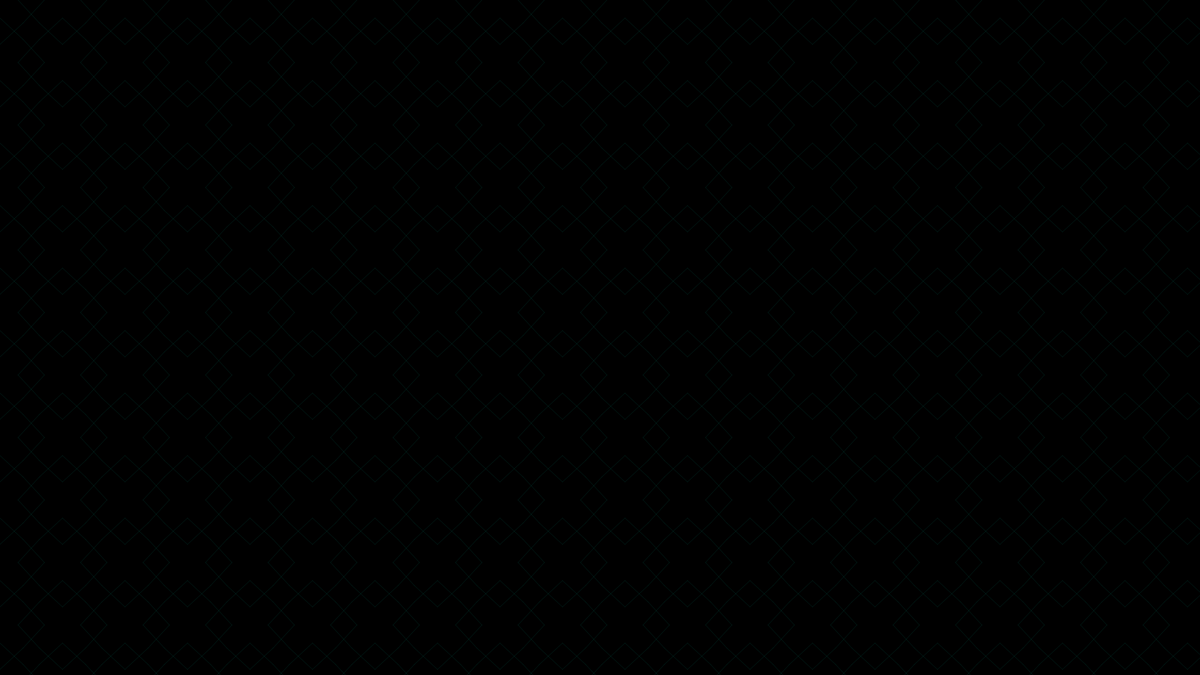
Frame 1 (no input)
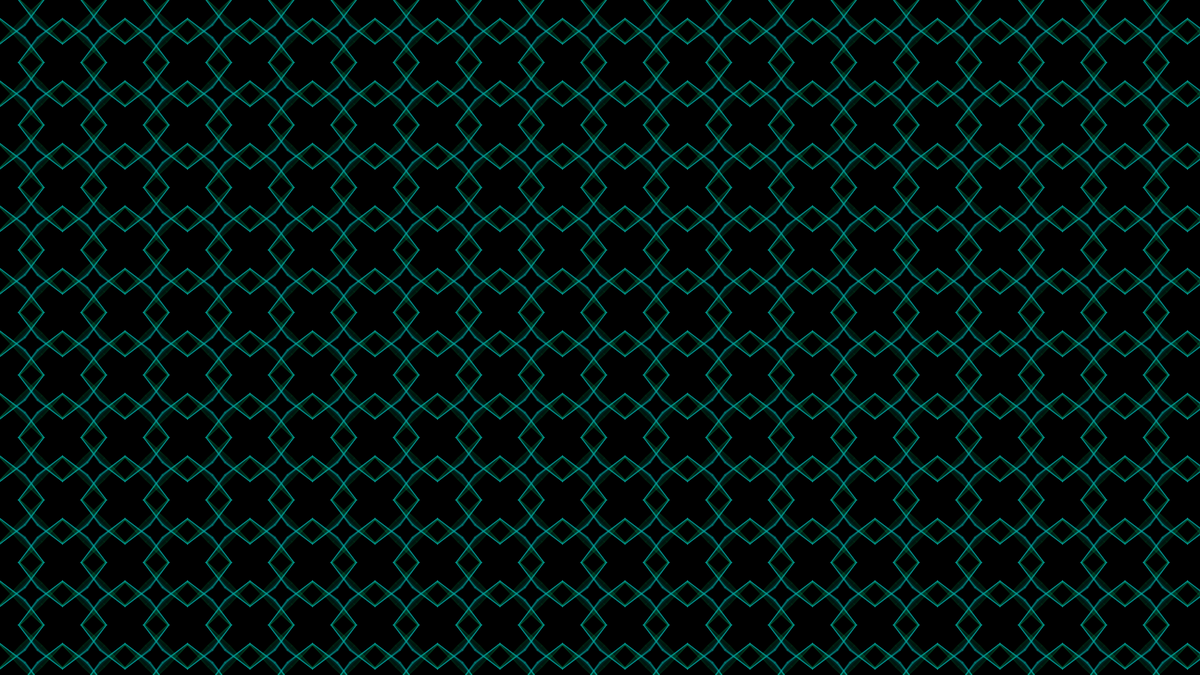
Frame 60 (no input)
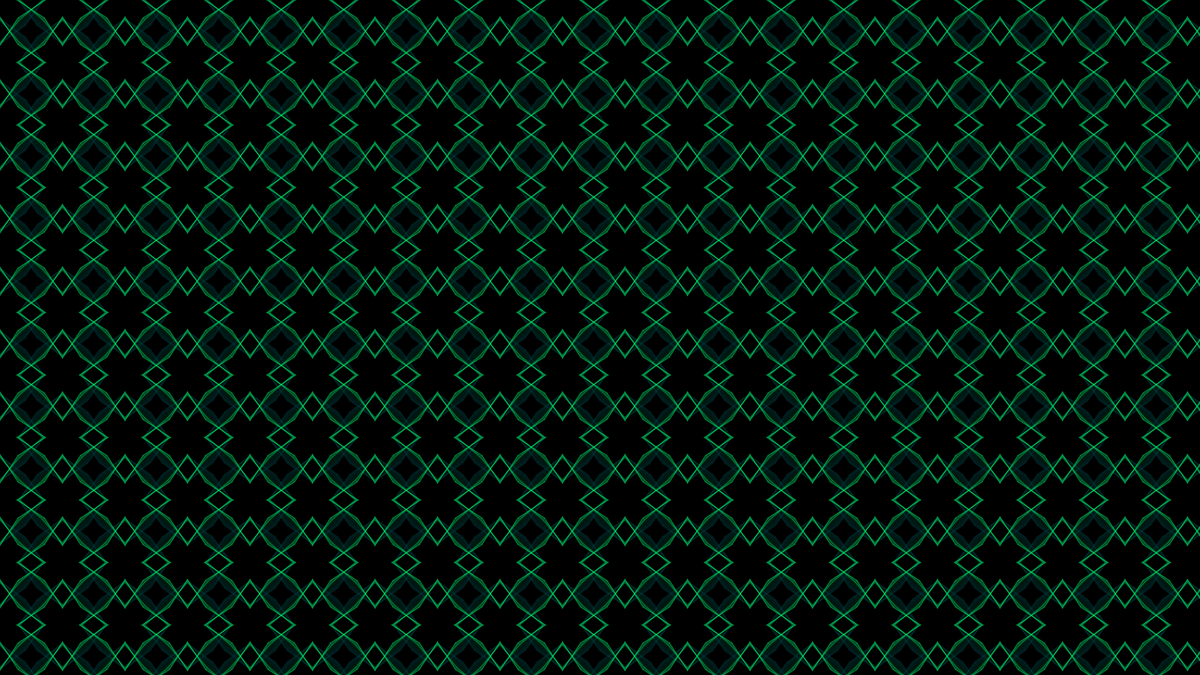
Frame 120 (the mouse pressed at the canvas centre since frame 60)

The p5.js sketch that drew these frames (run headless with seeded random() and noise() and a simulated clock; from frame 60 on, the mouse is pressed at the canvas centre):

// p5.js sketch
// ── sketch.js




// Daniel Shiffman
// http://codingtra.in
// Islamic Star Patterns
// Video Part 1: https://youtu.be/sJ6pMLp_IaI
// Video Part 2: [coming soon]
// Based on: http://www.cgl.uwaterloo.ca/csk/projects/starpatterns/

// Repo with more tiling patterns and features
// https://github.com/CodingTrain/StarPatterns

// var poly;
var polys = [];

var angle = 75;
var delta = 10;
let angleOffset;
let deltaOffset;

let noiseProgressionDivider = 100;

var deltaSlider;
var angleSlider;

function setup() {
  createCanvas(1920, 1080);
  strokeWeight(1);
  colorMode(HSB, 360, 100, 100, 100);
  angleOffset = random(1000);
  deltaOffset = random(1000);
  //angleMode(DEGREES);
  deltaSlider = createSlider(0, 25, 10);
  angleSlider = createSlider(0, 90, 75);
  //colour set by the average of the two
  

  var inc = 100;
  for (var x = 0; x < width; x += inc) {
    for (var y = 0; y < height; y += inc) {
      var poly = new Polygon();
      poly.addVertex(x, y);
      poly.addVertex(x + inc, y);
      poly.addVertex(x + inc, y + inc);
      poly.addVertex(x, y + inc);
      poly.close();
      polys.push(poly);
    }
  }
  background(0);
}

function draw() {
  background(0,0,0,2);
  let c = map((noise(angleOffset + frameCount/noiseProgressionDivider) + noise(deltaOffset + frameCount/noiseProgressionDivider))/2,0,1,0, 360);
  stroke(color(c, 100, 100, 10));
  angle = map(noise(angleOffset + frameCount/noiseProgressionDivider),0,1,0,90); //angleSlider.value();
  delta = map(noise(deltaOffset + frameCount/noiseProgressionDivider),0,1,0,50);//deltaSlider.value();
  //console.log(angle, delta);
  for (var i = 0; i < polys.length; i++) {
    polys[i].hankin();
    polys[i].show();
  }
  
}


// Daniel Shiffman
// http://codingtra.in
// Islamic Star Patterns
// Video Part 1: https://youtu.be/sJ6pMLp_IaI
// Video Part 2: [coming soon]
// Based on: http://www.cgl.uwaterloo.ca/csk/projects/starpatterns/

// Repo with more tiling patterns and features
// https://github.com/CodingTrain/StarPatterns

function Edge(a, b) {
  this.a = a;
  this.b = b;
  this.h1;
  this.h2;

  this.show = function() {
    // stroke(255, 50);
    //line(this.a.x, this.a.y, this.b.x, this.b.y);
    this.h1.show();
    this.h2.show();
  }

  this.hankin = function() {
    var mid = p5.Vector.add(this.a, this.b);
    mid.mult(0.5);

    var v1 = p5.Vector.sub(this.a, mid);
    var v2 = p5.Vector.sub(this.b, mid);
    var offset1 = mid;
    var offset2 = mid;
    if (delta > 0) {
      v1.setMag(delta);
      v2.setMag(delta);
      offset1 = p5.Vector.add(mid, v2);
      offset2 = p5.Vector.add(mid, v1);
    }
    v1.normalize();
    v2.normalize();


    v1.rotate(radians(-angle));
    v2.rotate(radians(angle));

    this.h1 = new Hankin(offset1, v1);
    this.h2 = new Hankin(offset2, v2);

  }

  this.findEnds = function(edge) {
    this.h1.findEnd(edge.h1);
    this.h1.findEnd(edge.h2);
    this.h2.findEnd(edge.h1);
    this.h2.findEnd(edge.h2);
  }


}


// Daniel Shiffman
// http://codingtra.in
// Islamic Star Patterns
// Video Part 1: https://youtu.be/sJ6pMLp_IaI
// Video Part 2: [coming soon]
// Based on: http://www.cgl.uwaterloo.ca/csk/projects/starpatterns/

// Repo with more tiling patterns and features
// https://github.com/CodingTrain/StarPatterns

function Polygon() {
  this.vertices = [];
  this.edges = [];

  this.addVertex = function(x, y) {
    var a = createVector(x, y);
    var total = this.vertices.length;
    if (total > 0) {
      var prev = this.vertices[total - 1];
      var edge = new Edge(prev, a);
      this.edges.push(edge);
    }
    this.vertices.push(a);
  }

  this.close = function() {
    var total = this.vertices.length;
    var last = this.vertices[total - 1];
    var first = this.vertices[0];
    var edge = new Edge(last, first);
    this.edges.push(edge);
  }

  this.hankin = function() {
    for (var i = 0; i < this.edges.length; i++) {
      this.edges[i].hankin();
    }

    for (var i = 0; i < this.edges.length; i++) {
      for (var j = 0; j < this.edges.length; j++) {
        if (i !== j) {
          this.edges[i].findEnds(this.edges[j]);
        }
      }
    }
  }

  this.show = function() {
    for (var i = 0; i < this.edges.length; i++) {
      this.edges[i].show();
    }
  }

}



function Hankin(a, v) {
  this.a = a;
  this.v = v;
  this.b = p5.Vector.add(a, v);
  this.end;
  this.prevD;

  this.show = function() {
    // stroke(255, 0, 255);
    line(this.a.x, this.a.y, this.end.x, this.end.y);
    // fill(255);
    // ellipse(this.a.x, this.a.y, 8);
    // if (this.end) {
    //   fill(255, 255, 0);
    //   ellipse(this.end.x, this.end.y, 8);
    // }
  }

  this.findEnd = function(other) {
    // line line intersection???
    // this.a, this.v  (P1, P2-P1)
    // other.a, other.v (P3, P4-P3)

    // From: http://paulbourke.net/geometry/pointlineplane/
    var den = (other.v.y * this.v.x) - (other.v.x * this.v.y);
    if (!den) {
      return;
    }
    var numa = (other.v.x * (this.a.y - other.a.y)) - (other.v.y * (this.a.x - other.a.x));
    var numb = (this.v.x * (this.a.y - other.a.y)) - (this.v.y * (this.a.x - other.a.x));
    var ua = numa / den;
    var ub = numb / den;
    var x = this.a.x + (ua * this.v.x);
    var y = this.a.y + (ua * this.v.y);

    if (ua > 0 && ub > 0) {
      var candidate = createVector(x, y);
      var d1 = p5.Vector.dist(candidate, this.a);
      var d2 = p5.Vector.dist(candidate, other.a);
      var d = d1 + d2;
      var diff = abs(d1 - d2);
      if (diff < 0.001) {
        if (!this.end) {
          this.end = candidate;
          this.prevD = d;
        } else if (d < this.prevD) {
          this.prevD = d;
          this.end = candidate;
        }
      }
    }



  }

}

// ── edge.js
// Daniel Shiffman
// http://codingtra.in
// Islamic Star Patterns
// Video Part 1: https://youtu.be/sJ6pMLp_IaI
// Video Part 2: [coming soon]
// Based on: http://www.cgl.uwaterloo.ca/csk/projects/starpatterns/

// Repo with more tiling patterns and features
// https://github.com/CodingTrain/StarPatterns

function Edge(a, b) {
  this.a = a;
  this.b = b;
  this.h1;
  this.h2;

  this.show = function() {
    stroke(255, 50);
    //line(this.a.x, this.a.y, this.b.x, this.b.y);
    this.h1.show();
    this.h2.show();
  }

  this.hankin = function(angle, delta) {
    var mid = p5.Vector.add(this.a, this.b);
    mid.mult(0.5);

    var v1 = p5.Vector.sub(this.a, mid);
    var v2 = p5.Vector.sub(this.b, mid);
    var offset1 = mid;
    var offset2 = mid;
    if (delta > 0) {
      v1.setMag(delta);
      v2.setMag(delta);
      offset1 = p5.Vector.add(mid, v2);
      offset2 = p5.Vector.add(mid, v1);
    }
    v1.normalize();
    v2.normalize();


    v1.rotate(radians(-angle));
    v2.rotate(radians(angle));

    this.h1 = new Hankin(offset1, v1);
    this.h2 = new Hankin(offset2, v2);

  }

  this.findEnds = function(edge) {
    this.h1.findEnd(edge.h1);
    this.h1.findEnd(edge.h2);
    this.h2.findEnd(edge.h1);
    this.h2.findEnd(edge.h2);
  }


}

// ── hankin.js
// Daniel Shiffman
// http://codingtra.in
// Islamic Star Patterns
// Video Part 1: https://youtu.be/sJ6pMLp_IaI
// Video Part 2: [coming soon]
// Based on: http://www.cgl.uwaterloo.ca/csk/projects/starpatterns/

// Repo with more tiling patterns and features
// https://github.com/CodingTrain/StarPatterns

function Hankin(a, v) {
    this.a = a;
    this.v = v;
    this.b = p5.Vector.add(a, v);
    this.end;
    this.prevD;
  
    this.show = function() {
      stroke(255, 0, 255);
      line(this.a.x, this.a.y, this.end.x, this.end.y);
      // fill(255);
      // ellipse(this.a.x, this.a.y, 8);
      // if (this.end) {
      //   fill(255, 255, 0);
      //   ellipse(this.end.x, this.end.y, 8);
      // }
    }
  
    this.findEnd = function(other) {
      // line line intersection???
      // this.a, this.v  (P1, P2-P1)
      // other.a, other.v (P3, P4-P3)
  
      // From: http://paulbourke.net/geometry/pointlineplane/
      var den = (other.v.y * this.v.x) - (other.v.x * this.v.y);
      if (!den) {
        return;
      }
      var numa = (other.v.x * (this.a.y - other.a.y)) - (other.v.y * (this.a.x - other.a.x));
      var numb = (this.v.x * (this.a.y - other.a.y)) - (this.v.y * (this.a.x - other.a.x));
      var ua = numa / den;
      var ub = numb / den;
      var x = this.a.x + (ua * this.v.x);
      var y = this.a.y + (ua * this.v.y);
  
      if (ua > 0 && ub > 0) {
        var candidate = createVector(x, y);
        var d1 = p5.Vector.dist(candidate, this.a);
        var d2 = p5.Vector.dist(candidate, other.a);
        var d = d1 + d2;
        var diff = abs(d1 - d2);
        if (diff < 0.001) {
          if (!this.end) {
            this.end = candidate;
            this.prevD = d;
          } else if (d < this.prevD) {
            this.prevD = d;
            this.end = candidate;
          }
        }
      }
  
  
  
    }
  
  }
// ── polygon.js
// Daniel Shiffman
// http://codingtra.in
// Islamic Star Patterns
// Video Part 1: https://youtu.be/sJ6pMLp_IaI
// Video Part 2: [coming soon]
// Based on: http://www.cgl.uwaterloo.ca/csk/projects/starpatterns/

// Repo with more tiling patterns and features
// https://github.com/CodingTrain/StarPatterns

function Polygon(x,y) {
  this.vertices = [];
  this.edges = [];
  this.p = createVector(x/noiseZoom,y/noiseZoom);
  this.angle = 0;
  this.delta = 0;

  this.update = function(){
    this.angle = map(noise(this.p.x, this.p.y, frameCount/noiseProgRate),0,1,0,90);
    this.delta = map(noise(this.p.x + 25, this.p.y + 25, frameCount/noiseProgRate),0,1,0,50);
  }

  this.addVertex = function(x, y) {
    var a = createVector(x, y);
    var total = this.vertices.length;
    if (total > 0) {
      var prev = this.vertices[total - 1];
      var edge = new Edge(prev, a);
      this.edges.push(edge);
    }
    this.vertices.push(a);
  }

  this.close = function() {
    var total = this.vertices.length;
    var last = this.vertices[total - 1];
    var first = this.vertices[0];
    var edge = new Edge(last, first);
    this.edges.push(edge);
  }

  this.hankin = function() {
    for (var i = 0; i < this.edges.length; i++) {
      this.edges[i].hankin(this.angle, this.delta);
    }

    for (var i = 0; i < this.edges.length; i++) {
      for (var j = 0; j < this.edges.length; j++) {
        if (i !== j) {
          this.edges[i].findEnds(this.edges[j]);
        }
      }
    }
  }

  this.show = function() {
    for (var i = 0; i < this.edges.length; i++) {
      this.edges[i].show();
    }
  }

}
